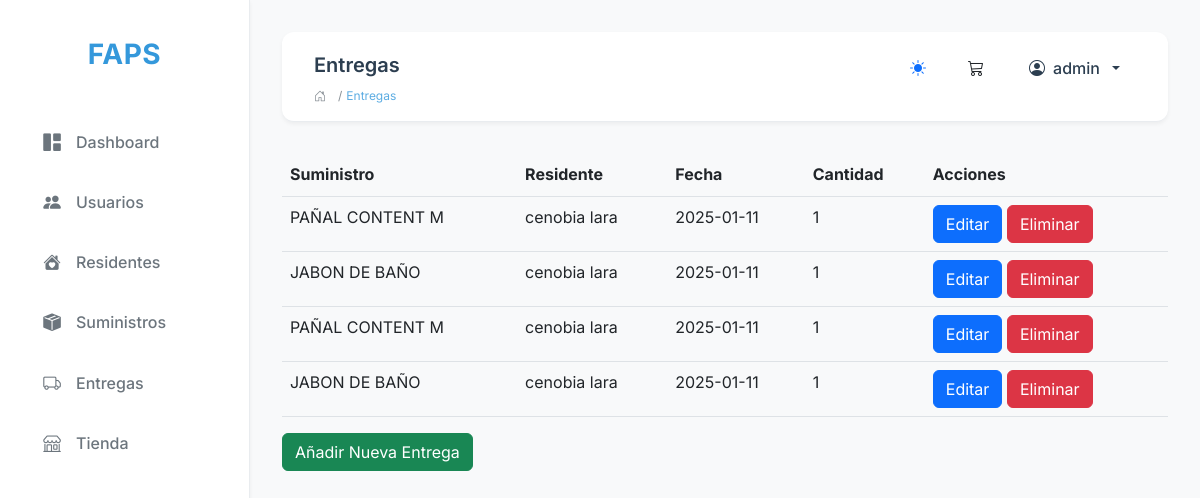
Page /admin/deliveries (signed in) on the committed database.
### app/models.py (models this page shows)
class Delivery(db.Model):
    id = db.Column(db.Integer, primary_key=True)
    supply_id = db.Column(db.Integer, db.ForeignKey('supply.id'), nullable=False)
    resident_id = db.Column(db.Integer, db.ForeignKey('resident.id'), nullable=False)
    quantity = db.Column(db.Integer, nullable=False)
    date = db.Column(db.Date, nullable=False)
    supply = db.relationship('Supply', backref=db.backref('deliveries', lazy=True))
    resident = db.relationship('Resident', backref=db.backref('deliveries', lazy=True))

class Supply(db.Model):
    id = db.Column(db.Integer, primary_key=True)
    name = db.Column(db.String(100), nullable=False)
    category = db.Column(db.String(100), nullable=False)
    quantity = db.Column(db.Integer, nullable=False)
    entry_date = db.Column(db.Date, nullable=False)
    photo = db.Column(db.String(255), nullable=True)
    description = db.Column(db.Text, nullable=True)
    price = db.Column(db.Float, nullable=True)  # Para mostrar el valor referencial

class Resident(db.Model):
    id = db.Column(db.Integer, primary_key=True)
    name = db.Column(db.String(100), nullable=False)
    lastname = db.Column(db.String(100), nullable=False)
    birthday_date = db.Column(db.Date, nullable=False)
    no_identification = db.Column(db.Integer, unique=True, nullable=False)
    health_status = db.Column(db.String(255), nullable=True)
    medical_conditions = db.Column(db.Text, nullable=True)
    medications = db.Column(db.Text, nullable=True)
    medical_history = db.Column(db.Text, nullable=True)
    special_requirements = db.Column(db.Text, nullable=True)

### app/routes/delivery_routes.py (the view)
@delivery_bp.route('/admin/deliveries')
def list_deliveries():
    deliveries = Delivery.query.all()
    return render_template('list_deliveries.html', deliveries=deliveries)

### app/templates/list_deliveries.html (shortened to what this page needs)
{% extends 'base.html' %}
{% block page_title %}Entregas{% endblock %}
{% block breadcrumbs %}
<li class="breadcrumb-item active">Entregas</li>
{% endblock %}
{% block content %}
<table class="table">
    <thead>
        <tr>
            <th>Suministro</th>
            <th>Residente</th>
            <th>Fecha</th>
            <th>Cantidad</th>
            <th>Acciones</th>
        </tr>
    </thead>
    <tbody>
        {% for delivery in deliveries %}
        <tr>
            <td>{{ delivery.supply.name }}</td>
            <td>{{ delivery.resident.name }} {{ delivery.resident.lastname }}</td>
            <td>{{ delivery.date }}</td>
            <td>{{ delivery.quantity }}</td>
            <td>
                <a class="btn btn-primary" href="{{ url_for('delivery_bp.edit_delivery', id=delivery.id) }}">Editar</a>
                <form action="{{ url_for('delivery_bp.delete_delivery', id=delivery.id) }}" method="post" style="display:inline;">
                    <button class="btn btn-danger" type="submit">Eliminar</button>
                </form>
            </td>
        </tr>
        {% endfor %}
    </tbody>
</table>
<a class="btn btn-success" href="{{ url_for('delivery_bp.create_delivery') }}">Añadir Nueva Entrega</a>
{% endblock %}

### app/static/css/custom.css (style rules this page uses)
:root { --bg-primary: #f8f9fa; --bg-secondary: #ffffff; --text-primary: #2c3e50; --text-secondary: #6c757d; --border-color: #e9ecef; --accent-color: #3498db; --accent-hover: #2980b9; --danger-color: #e74c3c; --success-color: #2ecc71; --warning-color: #f1c40f; --info-color: #3498db; --sidebar-width: 250px; --header-height: 60px; --footer-height: 60px; --shadow-sm: 0 2px 4px rgba(0,0,0,0.05); --shadow-md: 0 4px 6px rgba(0,0,0,0.1); --shadow-lg: 0 10px 15px rgba(0,0,0,0.1); --transition: all 0.3s ease; }
* { margin: 0; padding: 0; box-sizing: border-box; }
body { font-family: 'Inter', -apple-system, BlinkMacSystemFont, 'Segoe UI', 'Roboto', sans-serif; background-color: var(--bg-primary); color: var(--text-primary); line-height: 1.6; min-height: 100vh; display: flex; }
.breadcrumb-item + .breadcrumb-item::before { color: var(--text-secondary); padding: 0 0.25rem; }
.breadcrumb-item.active { color: var(--accent-color); }

### rows in the picture
Delivery: supply.name "PAÑAL CONTENT M", resident.name "cenobia", resident.lastname "lara", date "2025-01-11", quantity "1"
Delivery: supply.name "JABON DE BAÑO", resident.name "cenobia", resident.lastname "lara", date "2025-01-11", quantity "1"
Delivery: supply.name "PAÑAL CONTENT M", resident.name "cenobia", resident.lastname "lara", date "2025-01-11", quantity "1"
Delivery: supply.name "JABON DE BAÑO", resident.name "cenobia", resident.lastname "lara", date "2025-01-11", quantity "1"

### other values in the picture
{{ session.get('user_type', '') }} "admin"
